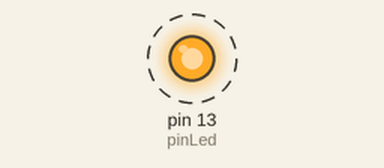
This sketch was run on a simulated Arduino Uno, built for the host (arithmetic inside an expression is 32-bit, double 64-bit). On the bench: output pins drawn as LEDs (lit = HIGH). Dashed ring = blinking. What the sketch prints to the serial monitor is not drawn.

Above: at 0.5 s.
Timing chart, 0 to 4.6 s (numbered marks = the images above):
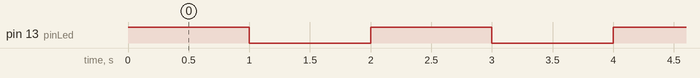

Measured:
- by itself, pin 13 (pinLed): alternates HIGH for 1.0 s and LOW for 1.0 s

The sketch:

BlinkingTest.ino
```cpp
// Do not remove the include below
#include "BlinkingTest.h"

const int pinLed = 13;

static int cont = 0;

//The setup function is called once at startup of the sketch
void setup()
{
	pinMode(pinLed, OUTPUT);
	Serial.begin(9600);

}

// The loop function is called in an endless loop
void loop()
{
	digitalWrite(pinLed, HIGH);
	Serial.print("Piscando: ");
	Serial.println(cont++);
	delay(1000);

	digitalWrite(pinLed, LOW);
	delay(1000);


}
```

BlinkingTest.h
```cpp
// Only modify this file to include
// - function definitions (prototypes)
// - include files
// - extern variable definitions
// In the appropriate section

#ifndef _BlinkingTest_H_
#define _BlinkingTest_H_
#include "Arduino.h"
//add your includes for the project BlinkingTest here


//end of add your includes here
#ifdef __cplusplus
extern "C" {
#endif
void loop();
void setup();
#ifdef __cplusplus
} // extern "C"
#endif

//add your function definitions for the project BlinkingTest here


//Do not add code below this line
#endif /* _BlinkingTest_H_ */
```
